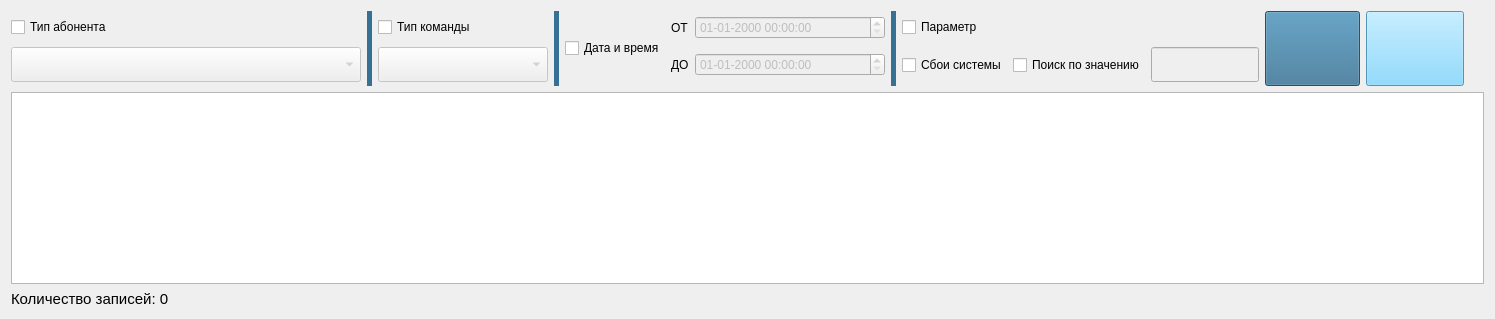
        <widget class="QWidget" name="tab">
         <attribute name="icon">
          <iconset resource="res.qrc">
           <normaloff>:/new/image/images/icons8-добавить-свойство-32(1).png</normaloff>:/new/image/images/icons8-добавить-свойство-32(1).png</iconset>
         </attribute>
         <attribute name="title">
          <string>ПРОСМОТР ДАННЫХ</string>
         </attribute>
         <layout class="QVBoxLayout" name="verticalLayout_2">
          <item>
           <layout class="QGridLayout" name="gridLayout">
            <property name="horizontalSpacing">
             <number>6</number>
            </property>
            <property name="verticalSpacing">
             <number>0</number>
            </property>
            <item row="1" column="8">
             <widget class="QLabel" name="label_8">
              <property name="text">
               <string>ДО</string>
              </property>
             </widget>
            </item>
            <item row="0" column="8">
             <widget class="QLabel" name="label_7">
              <property name="text">
               <string>ОТ</string>
              </property>
             </widget>
            </item>
            <item row="0" column="6" rowspan="2" colspan="2">
             <widget class="QCheckBox" name="time_checkBox">
              <property name="text">
               <string>Дата и время</string>
              </property>
             </widget>
            </item>
            <item row="0" column="13">
             <widget class="QCheckBox" name="element_checkBox">
              <property name="text">
               <string>Параметр</string>
              </property>
             </widget>
            </item>
            <item row="0" column="12" rowspan="2">
             <widget class="QLabel" name="label_11">
              <property name="maximumSize">
               <size>
                <width>5</width>
                <height>16777215</height>
               </size>
              </property>
              <property name="styleSheet">
               <string notr="true">background-color: rgb(54, 112, 148);
border-width: 2px;
border-color: beige;</string>
              </property>
              <property name="text">
               <string/>
              </property>
             </widget>
            </item>
            <item row="0" column="18" rowspan="2" colspan="2">
             <widget class="QPushButton" name="poisk_button">
              <property name="sizePolicy">
               <sizepolicy hsizetype="Minimum" vsizetype="Fixed">
                <horstretch>0</horstretch>
                <verstretch>0</verstretch>
               </sizepolicy>
              </property>
              <property name="minimumSize">
               <size>
                <width>95</width>
                <height>75</height>
               </size>
              </property>
              <property name="styleSheet">
               <string notr="true">background-color: rgb(54, 112, 148);
border-width: 2px;
border-color: beige;</string>
              </property>
              <property name="text">
               <string/>
              </property>
              <property name="icon">
               <iconset resource="res.qrc">
                <normaloff>:/new/image/images/databasesearch_basededato_12920.png</normaloff>:/new/image/images/databasesearch_basededato_12920.png</iconset>
              </property>
              <property name="iconSize">
               <size>
                <width>47</width>
                <height>47</height>
               </size>
              </property>
              <property name="flat">
               <bool>false</bool>
              </property>
             </widget>
            </item>
            <item row="0" column="21" rowspan="2">
             <spacer name="horizontalSpacer_2">
              <property name="orientation">
               <enum>Qt::Horizontal</enum>
              </property>
              <property name="sizeHint" stdset="0">
               <size>
                <width>20</width>
                <height>20</height>
               </size>
              </property>
             </spacer>
            </item>
            <item row="0" column="20" rowspan="2">
             <widget class="QPushButton" name="otchetButton">
              <property name="minimumSize">
               <size>
                <width>98</width>
                <height>75</height>
               </size>
              </property>
              <property name="styleSheet">
               <string notr="true">background-color: rgb(113, 210, 255);
border-width: 2px;
border-color: beige;</string>
              </property>
              <property name="text">
               <string/>
              </property>
              <property name="icon">
               <iconset resource="res.qrc">
                <normaloff>:/new/image/images/icons8-экспорт-в-csv-48.png</normaloff>:/new/image/images/icons8-экспорт-в-csv-48.png</iconset>
              </property>
              <property name="iconSize">
               <size>
                <width>47</width>
                <height>47</height>
               </size>
              </property>
             </widget>
            </item>
            <item row="1" column="3" colspan="2">
             <widget class="QComboBox" name="vibor_table_comBox">
              <property name="enabled">
               <bool>false</bool>
              </property>
              <property name="minimumSize">
               <size>
                <width>170</width>
                <height>35</height>
               </size>
              </property>
              <property name="maximumSize">
               <size>
                <width>250</width>
                <height>35</height>
               </size>
              </property>
             </widget>
            </item>
            <item row="1" column="13" colspan="2">
             <widget class="QCheckBox" name="error_checkBox">
              <property name="text">
               <string>Сбои системы</string>
              </property>
             </widget>
            </item>
            <item row="0" column="2" rowspan="2">
             <widget class="QLabel" name="label_12">
              <property name="minimumSize">
               <size>
                <width>5</width>
                <height>5</height>
               </size>
              </property>
              <property name="maximumSize">
               <size>
                <width>5</width>
                <height>16777215</height>
               </size>
              </property>
              <property name="styleSheet">
               <string notr="true">background-color: rgb(54, 112, 148);
border-width: 2px;
border-color: beige;</string>
              </property>
              <property name="text">
               <string/>
              </property>
             </widget>
            </item>
            <item row="0" column="0" colspan="2">
             <widget class="QCheckBox" name="checkBox">
              <property name="minimumSize">
               <size>
                <width>350</width>
                <height>0</height>
               </size>
              </property>
              <property name="text">
               <string>Тип абонента</string>
              </property>
             </widget>
            </item>
            <item row="1" column="0" colspan="2">
             <widget class="QComboBox" name="comboBox">
              <property name="enabled">
               <bool>false</bool>
              </property>
              <property name="minimumSize">
               <size>
                <width>250</width>
                <height>35</height>
               </size>
              </property>
              <property name="maximumSize">
               <size>
                <width>500</width>
                <height>35</height>
               </size>
              </property>
             </widget>
            </item>
            <item row="0" column="3" colspan="2">
             <widget class="QCheckBox" name="checkBox_2">
              <property name="text">
               <string>Тип команды</string>
              </property>
             </widget>
            </item>
            <item row="0" column="5" rowspan="2">
             <widget class="QLabel" name="label_3">
              <property name="minimumSize">
               <size>
                <width>5</width>
                <height>5</height>
               </size>
              </property>
              <property name="maximumSize">
               <size>
                <width>5</width>
                <height>16777215</height>
               </size>
              </property>
              <property name="styleSheet">
               <string notr="true">background-color: rgb(54, 112, 148);
border-width: 2px;
border-color: beige;</string>
              </property>
              <property name="text">
               <string/>
              </property>
             </widget>
            </item>
            <item row="0" column="9" colspan="2">
             <widget class="QDateTimeEdit" name="dateTimeEditOT">
              <property name="enabled">
               <bool>false</bool>
              </property>
              <property name="minimumSize">
               <size>
                <width>190</width>
                <height>0</height>
               </size>
              </property>
              <property name="displayFormat">
               <string>dd-MM-yyyy hh:mm:ss</string>
              </property>
             </widget>
            </item>
            <item row="1" column="9" colspan="2">
             <widget class="QDateTimeEdit" name="dateTimeEditDO">
              <property name="enabled">
               <bool>false</bool>
              </property>
              <property name="minimumSize">
               <size>
                <width>190</width>
                <height>0</height>
               </size>
              </property>
              <property name="displayFormat">
               <string>dd-MM-yyyy hh:mm:ss</string>
              </property>
             </widget>
            </item>
            <item row="1" column="15">
             <widget class="QCheckBox" name="znachenie_checkBox">
              <property name="text">
               <string>Поиск по значению</string>
              </property>
             </widget>
            </item>
            <item row="1" column="16" colspan="2">
             <widget class="QLineEdit" name="lineEdit">
              <property name="enabled">
               <bool>false</bool>
              </property>
              <property name="minimumSize">
               <size>
                <width>50</width>
                <height>35</height>
               </size>
              </property>
              <property name="maximumSize">
               <size>
                <width>10000</width>
                <height>35</height>
               </size>
              </property>
              <property name="text">
               <string/>
              </property>
             </widget>
            </item>
           </layout>
          </item>
          <item>
           <widget class="QTableView" name="tableView">
            <property name="sizePolicy">
             <sizepolicy hsizetype="Expanding" vsizetype="Expanding">
              <horstretch>0</horstretch>
              <verstretch>0</verstretch>
             </sizepolicy>
            </property>
            <property name="font">
             <font>
              <weight>50</weight>
              <bold>false</bold>
             </font>
            </property>
            <property name="toolTip">
             <string/>
            </property>
            <property name="layoutDirection">
             <enum>Qt::LeftToRight</enum>
            </property>
            <property name="inputMethodHints">
             <set>Qt::ImhNone</set>
            </property>
            <property name="textElideMode">
             <enum>Qt::ElideMiddle</enum>
            </property>
            <property name="gridStyle">
             <enum>Qt::SolidLine</enum>
            </property>
           </widget>
          </item>
          <item>
           <widget class="QLabel" name="kol_strok">
            <property name="font">
             <font>
              <family>Arimo</family>
              <pointsize>11</pointsize>
             </font>
            </property>
            <property name="text">
             <string>Количество записей: 0</string>
            </property>
           </widget>
          </item>
         </layout>
        </widget>
